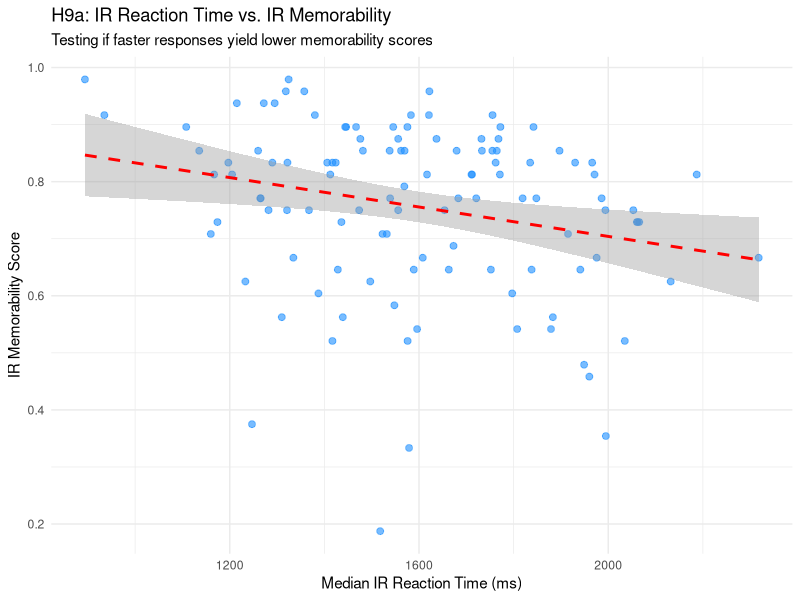
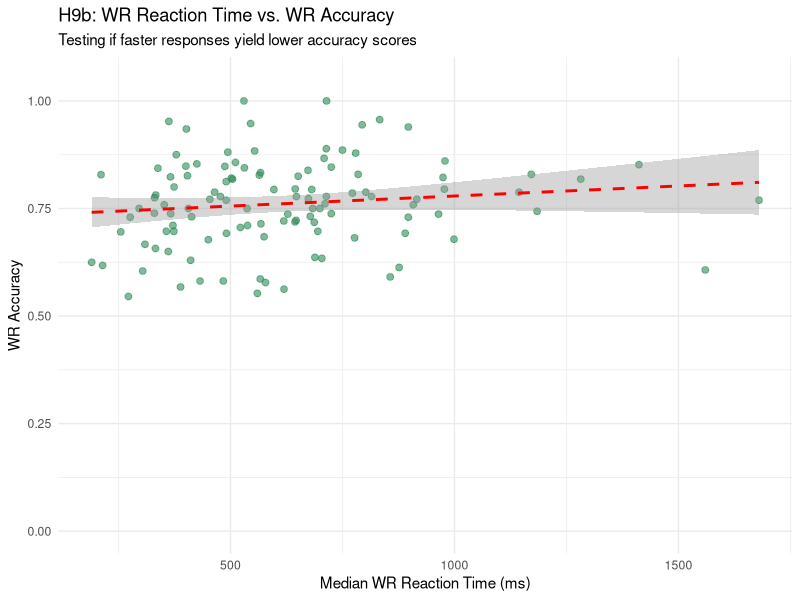

R code for these plots, in order:
## ---- chunk 1
library(tidyverse)

raw_dataset <- read_csv(
  "sentence_memorability_data.csv",
  na = c("", "NA", "N/A"),
  show_col_types = FALSE
)

h9_data <- raw_dataset %>%
  # Make sure RTs are treated as numbers
  mutate(
    Reaction_time_IR = suppressWarnings(as.numeric(Reaction_time_IR)),
    Reaction_time_WR = suppressWarnings(as.numeric(Reaction_time_WR)),
    Accuracy.IR = suppressWarnings(as.numeric(Accuracy.IR)),
    Accuracy.WR = suppressWarnings(as.numeric(Accuracy.WR)),
    prev_IR = lag(Accuracy.IR)
  ) %>%
  group_by(participant_ID) %>%
  summarise(
    # Calculate median reaction times (ignores outliers)
    Median_RT_IR = median(Reaction_time_IR, na.rm = TRUE),
    Median_RT_WR = median(Reaction_time_WR, na.rm = TRUE),

    # IR components
    Total_Repeats = sum(isRepeat == TRUE & Event == "Sentence shown", na.rm = TRUE),
    Total_Denom = sum(is.na(isRepeat) & Event == "Sentence shown", na.rm = TRUE),
    Hits = sum(Event == "IR pressed" & isRepeat == TRUE & Accuracy.IR == 1, na.rm = TRUE),
    False_Alarms = sum(Event == "IR pressed" & is.na(isRepeat), na.rm = TRUE),
    
    # IR metrics
    Hit_Rate = if_else(Total_Repeats > 0, Hits / Total_Repeats, 0),
    False_Alarm_Rate = if_else(Total_Denom > 0, False_Alarms / Total_Denom, 0),
    IR_Memorability = Hit_Rate - False_Alarm_Rate,
    
    # WR components
    WR_correct = sum(Event == "WR pressed" & Accuracy.WR == 1 & prev_IR == 1, na.rm = TRUE),
    WR_total   = sum(Event == "WR pressed" & prev_IR == 1, na.rm = TRUE),
    
    # WR metric
    WR_Accuracy = if_else(WR_total > 0, WR_correct / WR_total, 0),
    .groups = "drop"
  ) %>%
  # Drop any participants missing RTs or scores to ensure a clean correlation
  drop_na(Median_RT_IR, Median_RT_WR, IR_Memorability, WR_Accuracy)
## ---- chunk 2
library(ggplot2)

# Graph H9a: IR Reaction Time vs. IR Memorability
ggplot(h9_data, aes(x = Median_RT_IR, y = IR_Memorability)) +
  geom_point(alpha = 0.6, color = "dodgerblue", size = 2) +
  geom_smooth(method = "lm", color = "red", linetype = "dashed", se = TRUE) +
  labs(title = "H9a: IR Reaction Time vs. IR Memorability",
       subtitle = "Testing if faster responses yield lower memorability scores",
       x = "Median IR Reaction Time (ms)",
       y = "IR Memorability Score") +
  theme_minimal()

# Graph H9b: WR Reaction Time vs. WR Accuracy
ggplot(h9_data, aes(x = Median_RT_WR, y = WR_Accuracy)) +
  geom_point(alpha = 0.6, color = "seagreen", size = 2) +
  geom_smooth(method = "lm", color = "red", linetype = "dashed", se = TRUE) +
  scale_y_continuous(limits = c(0, 1.05)) +
  labs(title = "H9b: WR Reaction Time vs. WR Accuracy",
       subtitle = "Testing if faster responses yield lower accuracy scores",
       x = "Median WR Reaction Time (ms)",
       y = "WR Accuracy") +
  theme_minimal()
## ---- chunk 3
# Spearman Correlation for H9a (IR)
cor_ir <- cor.test(h9_data$Median_RT_IR, h9_data$IR_Memorability, method = "spearman", exact = FALSE)
print("Spearman Correlation for H9a (IR):")
print(cor_ir)

# Spearman Correlation for H9b (WR)
cor_wr <- cor.test(h9_data$Median_RT_WR, h9_data$WR_Accuracy, method = "spearman", exact = FALSE)
print("Spearman Correlation for H9b (WR):")
print(cor_wr)
